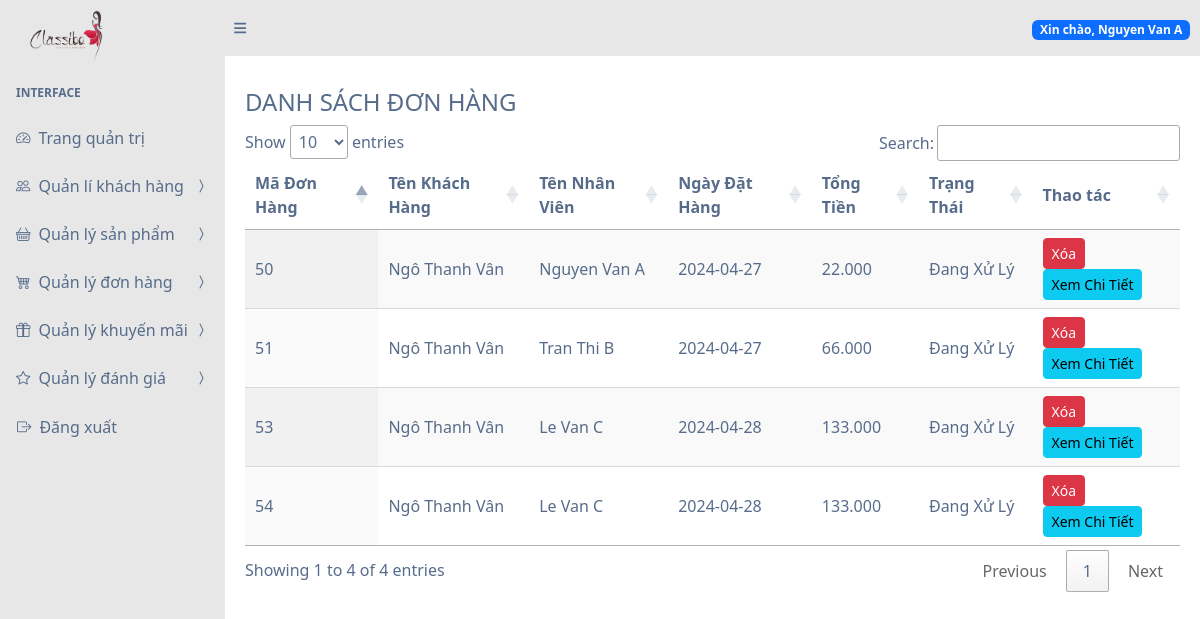
Before: /?page=view-orders (signed in) with the older database file.
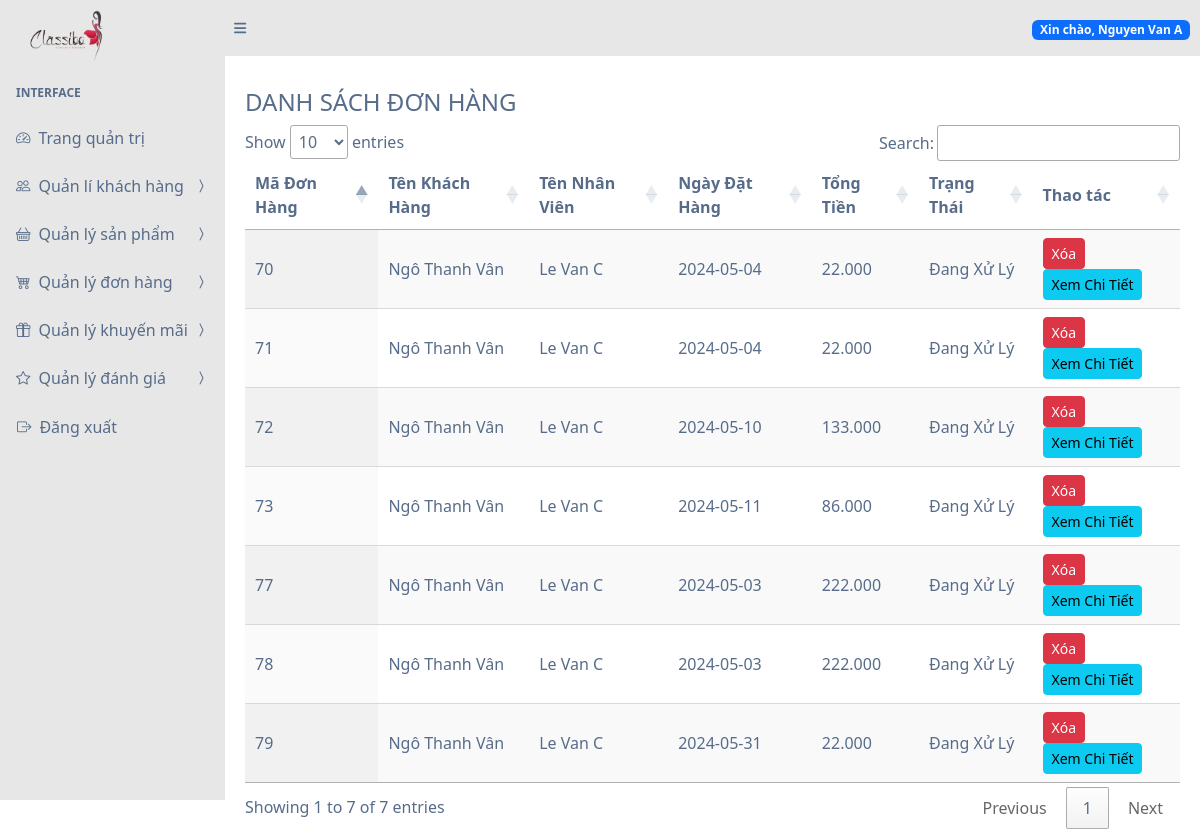
After: the same page with the newer database file.
### tables this page shows
CREATE TABLE `donhang` (
  `ma_don_hang` int(11) NOT NULL,
  `ma_khach_hang` int(11) DEFAULT NULL,
  `ma_nhan_vien` int(11) DEFAULT NULL,
  `ngay_dat_hang` date DEFAULT NULL,
  `tong_tien` decimal(10,3) DEFAULT NULL,
  `trang_thai` varchar(50) DEFAULT NULL,
  `id_khuyen_mai` int(11) DEFAULT NULL
);

CREATE TABLE `khachhang` (
  `ma_khach_hang` int(11) NOT NULL,
  `ten_khach_hang` varchar(100) DEFAULT NULL,
  `email_khach_hang` varchar(100) DEFAULT NULL,
  `so_dien_thoai_khach_hang` varchar(20) DEFAULT NULL,
  `dia_chi` text
);

CREATE TABLE `nhanvien` (
  `ma_nhan_vien` int(11) NOT NULL,
  `ten_nhan_vien` varchar(100) DEFAULT NULL,
  `email_nhan_vien` varchar(100) DEFAULT NULL,
  `mat_khau_nhan_vien` varchar(100) DEFAULT NULL
);

### views/view-orders.php (the view, shortened to what this page needs)
<?php
include 'config/mysql_connection.php';
$query_orders = "SELECT dh.ma_don_hang, dh.ma_khach_hang, kh.ten_khach_hang, dh.ma_nhan_vien, nv.ten_nhan_vien, dh.ngay_dat_hang, dh.tong_tien, dh.trang_thai
                FROM DonHang dh
                LEFT JOIN KhachHang kh ON dh.ma_khach_hang = kh.ma_khach_hang
                LEFT JOIN NhanVien nv ON dh.ma_nhan_vien = nv.ma_nhan_vien";
$result_orders = $conn->query($query_orders);
?>
<div class="container mt-4">
    <h4>DANH SÁCH ĐƠN HÀNG</h4>
    <table id="orderTable" class="display">
        <thead>
            <tr>
                <th>Mã Đơn Hàng</th>
                <th>Tên Khách Hàng</th>
                <th>Tên Nhân Viên</th>
                <th>Ngày Đặt Hàng</th>
                <th>Tổng Tiền</th>
                <th>Trạng Thái</th>
                <th>Thao tác</th>
            </tr>
        </thead>
        <tbody>
            <?php
            while ($row = $result_orders->fetch_assoc()) {
                echo "<tr>";
                echo "<td>" . $row['ma_don_hang'] . "</td>";
                echo "<td>" . $row['ten_khach_hang'] . "</td>";
                echo "<td>" . $row['ten_nhan_vien'] . "</td>";
                echo "<td>" . $row['ngay_dat_hang'] . "</td>";
                echo "<td>" . $row['tong_tien'] . "</td>";
                echo "<td>" . $row['trang_thai'] . "</td>";
                echo "<td>";
                echo "<button type='button' class='btn btn-danger btn-sm deleteBtn' data-id='" . $row['ma_don_hang'] . "' data-name='Đơn hàng " . $row['ma_don_hang'] . "'>Xóa</button>";
                echo "<a href='./?page=view-order-detail&id=" . $row['ma_don_hang'] . "' class='btn btn-info btn-sm'>Xem Chi Tiết</a>";
                echo "</td>";
                echo "</tr>";
            }
            ?>
        </tbody>
    </table>
</div>

### index.php (shortened to what this page needs)
<!DOCTYPE html>
<html lang="en">
<head>
    <link href="https://cdn.jsdelivr.net/npm/bootstrap@5.0.2/dist/css/bootstrap.min.css" rel="stylesheet"
>
    <link href="https://cdn.jsdelivr.net/npm/simple-datatables@7.1.2/dist/style.min.css" rel="stylesheet" />
    <link href="https://cdn.jsdelivr.net/npm/quill@2.0.0-rc.4/dist/quill.snow.css" rel="stylesheet" />
    <link rel="stylesheet" href="./static/css/main.css">
    <link rel="stylesheet" href="https://cdn.datatables.net/1.11.5/css/jquery.dataTables.min.css">
    <link rel="stylesheet" href="https://cdn.jsdelivr.net/npm/bootstrap-icons@1.3.0/font/bootstrap-icons.css">
</head>
<body class="sb-nav-fixed">
    <?php include ('includes/navbar.php') ?>
    <div id="layoutSidenav">
        <?php include ('includes/sidebar.php') ?>
        <div id="layoutSidenav_content">
            <main class="p-2">
                <?php
                include 'config/mysql_connection.php';
                $current_page = isset($_GET['page']) ? $_GET['page'] : '';
                switch ($current_page) {
                    case 'view-orders':
                        include 'views/view-orders.php';
                        break;
                }
                ?>
            </main>
        </div>
    </div>
</body>
</html>

### includes/navbar.php
<nav class="sb-topnav navbar navbar-expand navbar-dark bg-dark">
    <a class="navbar-brand ps-3 pt-4" href="./">
        <img src="images/logo.png" width="100px" alt="">
    </a>
    <button class="btn btn-link btn-sm order-1 order-lg-0 me-4 me-lg-0" id="sidebarToggle" href="#!"><i
            class="fas fa-bars"></i></button>
    <span class="ms-auto" style="padding-right: 10px">
        <?php if (isset($_SESSION['username'])): ?>
            <span class="badge bg-primary">Xin chào, <?php echo $_SESSION['username']; ?></span>
        <?php else: ?>
            <span class="badge bg-secondary">Xin chào, Khách</span>
        <?php endif; ?>
    </span>
</nav>

### includes/sidebar.php (shortened to what this page needs)
<div id="layoutSidenav_nav">
    <nav class="sb-sidenav accordion sb-sidenav-dark" id="sidenavAccordion">
        <div class="sb-sidenav-menu">
            <div class="nav">
                <div class="sb-sidenav-menu-heading">Interface</div>
                <a class="nav-link collapsed" href="./?page=home" aria-expanded="false" aria-controls="collapseLayouts">
                    <div class="sb-nav-link-icon">
                        <i class="bi bi-speedometer2"></i>
                    </div>
                    Trang quản trị
                </a>
                <a class="nav-link collapsed" href="#" data-bs-toggle="collapse" data-bs-target="#collapseAcc"
                    aria-expanded="false" aria-controls="collapseLayouts">
                    <div class="sb-nav-link-icon">
                        <i class="bi bi-people"></i>
                    </div>
                    Quản lí khách hàng
                    <div class="sb-sidenav-collapse-arrow">
                        <i class="bi bi-chevron-compact-down"></i>
                    </div>
                </a>
                <a class="nav-link collapsed" href="#" data-bs-toggle="collapse" data-bs-target="#collapseProducts"
                    aria-expanded="false" aria-controls="collapseLayouts">
                    <div class="sb-nav-link-icon">
                        <i class="bi bi-basket"></i>
                    </div>
                    Quản lý sản phẩm
                    <div class="sb-sidenav-collapse-arrow">
                        <i class="bi bi-chevron-compact-down"></i>
                    </div>
                </a>
                <a class="nav-link collapsed" href="#" data-bs-toggle="collapse" data-bs-target="#collapseOrders"
                    aria-expanded="false" aria-controls="collapseLayouts">
                    <div class="sb-nav-link-icon">
                        <i class="bi bi-cart4"></i>
                    </div>
                    Quản lý đơn hàng
                    <div class="sb-sidenav-collapse-arrow">
                        <i class="bi bi-chevron-compact-down"></i>
                    </div>
                </a>
                <a class="nav-link collapsed" href="#" data-bs-toggle="collapse" data-bs-target="#collapsePromotions"
                    aria-expanded="false" aria-controls="collapseLayouts">
                    <div class="sb-nav-link-icon">
                        <i class="bi bi-gift"></i>
                    </div>
                    Quản lý khuyến mãi
                    <div class="sb-sidenav-collapse-arrow">
                        <i class="bi bi-chevron-compact-down"></i>
                    </div>
                </a>
                <a class="nav-link collapsed" href="#" data-bs-toggle="collapse" data-bs-target="#collapseReviews"
                    aria-expanded="false" aria-controls="collapseLayouts">
                    <div class="sb-nav-link-icon">
                        <i class="bi bi-star"></i>
                    </div>
                    Quản lý đánh giá
                    <div class="sb-sidenav-collapse-arrow">
                        <i class="bi bi-chevron-compact-down"></i>
                    </div>
                </a>
                <a class="nav-link btn" href="#" onclick="confirmLogout()">
                    <div class="sb-nav-link-icon">
                        <i class="bi bi-box-arrow-right"></i>
                    </div>
                    Đăng xuất
                </a>
            </div>
        </div>
    </nav>
</div>

Changed rows visible on the page:
removed donhang: ma_don_hang "50", ma_khach_hang.ten_khach_hang "Ngô Thanh Vân", ma_nhan_vien.ten_nhan_vien "Nguyen Van A", ngay_dat_hang "2024-04-27", tong_tien "22.000", trang_thai "Đang Xử Lý"
removed donhang: ma_don_hang "51", ma_khach_hang.ten_khach_hang "Ngô Thanh Vân", ma_nhan_vien.ten_nhan_vien "Tran Thi B", ngay_dat_hang "2024-04-27", tong_tien "66.000", trang_thai "Đang Xử Lý"
removed donhang: ma_don_hang "53", ma_khach_hang.ten_khach_hang "Ngô Thanh Vân", ma_nhan_vien.ten_nhan_vien "Le Van C", ngay_dat_hang "2024-04-28", tong_tien "133.000", trang_thai "Đang Xử Lý"
removed donhang: ma_don_hang "54", ma_khach_hang.ten_khach_hang "Ngô Thanh Vân", ma_nhan_vien.ten_nhan_vien "Le Van C", ngay_dat_hang "2024-04-28", tong_tien "133.000", trang_thai "Đang Xử Lý"
added donhang: ma_don_hang "70", ma_khach_hang.ten_khach_hang "Ngô Thanh Vân", ma_nhan_vien.ten_nhan_vien "Le Van C", ngay_dat_hang "2024-05-04", tong_tien "22.000", trang_thai "Đang Xử Lý"
added donhang: ma_don_hang "71", ma_khach_hang.ten_khach_hang "Ngô Thanh Vân", ma_nhan_vien.ten_nhan_vien "Le Van C", ngay_dat_hang "2024-05-04", tong_tien "22.000", trang_thai "Đang Xử Lý"
added donhang: ma_don_hang "72", ma_khach_hang.ten_khach_hang "Ngô Thanh Vân", ma_nhan_vien.ten_nhan_vien "Le Van C", ngay_dat_hang "2024-05-10", tong_tien "133.000", trang_thai "Đang Xử Lý"
added donhang: ma_don_hang "73", ma_khach_hang.ten_khach_hang "Ngô Thanh Vân", ma_nhan_vien.ten_nhan_vien "Le Van C", ngay_dat_hang "2024-05-11", tong_tien "86.000", trang_thai "Đang Xử Lý"
added donhang: ma_don_hang "77", ma_khach_hang.ten_khach_hang "Ngô Thanh Vân", ma_nhan_vien.ten_nhan_vien "Le Van C", ngay_dat_hang "2024-05-03", tong_tien "222.000", trang_thai "Đang Xử Lý"
added donhang: ma_don_hang "78", ma_khach_hang.ten_khach_hang "Ngô Thanh Vân", ma_nhan_vien.ten_nhan_vien "Le Van C", ngay_dat_hang "2024-05-03", tong_tien "222.000", trang_thai "Đang Xử Lý"
added donhang: ma_don_hang "79", ma_khach_hang.ten_khach_hang "Ngô Thanh Vân", ma_nhan_vien.ten_nhan_vien "Le Van C", ngay_dat_hang "2024-05-31", tong_tien "22.000", trang_thai "Đang Xử Lý"
Other visible differences:
text written by a page script: "Show entries Search: Showing 1 to 4 of 4 entries Previous 1 Next" → "Show entries Search: Showing 1 to 7 of 7 entries Previous 1 Next"
